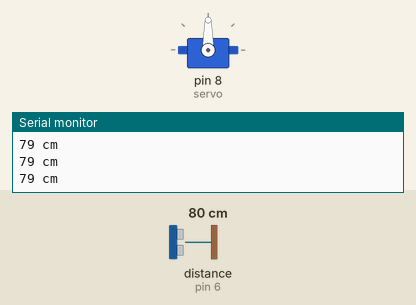
A sketch run on a simulated Arduino Uno, built with avr-gcc and run on an emulated ATmega328P. On the bench: servo, the last lines printed to the serial monitor. Wiring (inferred from the names in the program): ultrasonic range finder: trigger pin 7; echo pin 6. The test bench sets the inputs (shaded band); at power-on: distance to the obstacle (sensor on pin 6) 80 cm. The echo pulse lasts 58.3 µs per cm.

Above: at 1.2 s.
1.3 s: distance to the obstacle (sensor on pin 6) set to 2 cm
At 2.4 s:
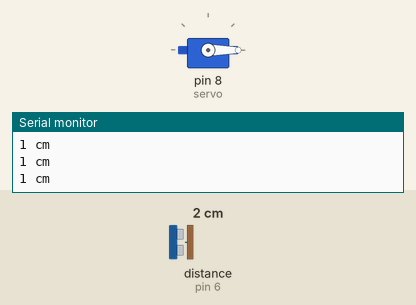
2.8 s: distance to the obstacle (sensor on pin 6) set to 9 cm
At 3.8 s:
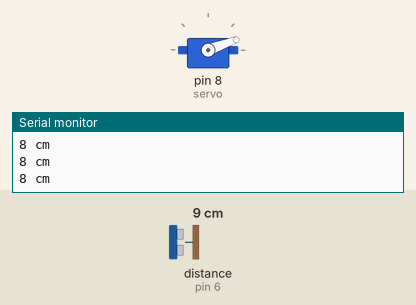
4.3 s: distance to the obstacle (sensor on pin 6) set to 18 cm
At 5.4 s:
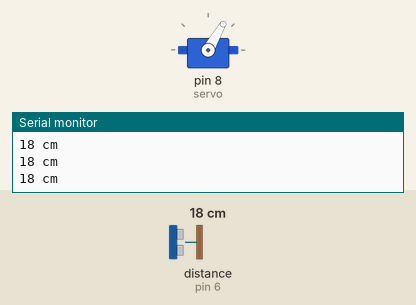
5.8 s: distance to the obstacle (sensor on pin 6) set to 35 cm
At 7.2 s:
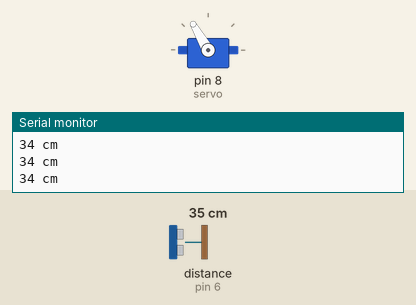
7.5 s: distance to the obstacle (sensor on pin 6) set to 12 cm
At 8.4 s:
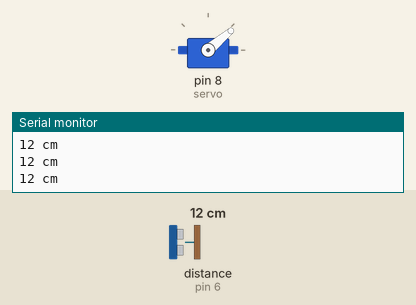
9.0 s: distance to the obstacle (sensor on pin 6) set to 4 cm
At 10.0 s:
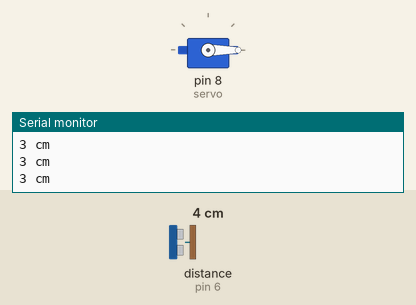
Timing chart, 0 to 11.5 s (numbered marks = the images above; inputs shaded):
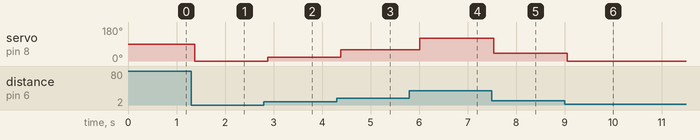

Measured:
- after the input at 1.3 s, servo on pin 8 (servo): 90° → 0° after 0.07 s
- after the input at 2.8 s, servo on pin 8 (servo): 0° → 20° after 0.08 s
- after the input at 4.3 s, servo on pin 8 (servo): 20° → 60° after 0.09 s
- after the input at 5.8 s, servo on pin 8 (servo): 60° → 120° after 0.21 s
- after the input at 7.5 s, servo on pin 8 (servo): 120° → 40° at once
- after the input at 9.0 s, servo on pin 8 (servo): 40° → 0° after 0.05 s

The sketch:

Code_Sensor_Jarak_dan_Suara.ino
```cpp
#include <Servo.h>
#define trigPin 7

#define echoPin 6
int maximumRange = 500; //kebutuhan akan maksimal range
int minimumRange = 0; //kebutuhan akan minimal range
long duration, distance; //waktu untuk kalkulasi jarak
const int Transistor = 10;
Servo servo;

void setup()

{

Serial.begin (9600);

pinMode(trigPin, OUTPUT);

pinMode(echoPin, INPUT);

servo.attach(8);

}

void loop()

{

long duration, distance;

digitalWrite(trigPin, LOW);

delayMicroseconds(2);

digitalWrite(trigPin, HIGH);

delayMicroseconds(10);

digitalWrite(trigPin, LOW);

duration = pulseIn(echoPin, HIGH);

distance = duration/58.2;

if (distance < 5)
{servo.write(0);
delay(15);
}
else if (distance > 5 && distance <10)

{servo.write(20);
delay(15);
}
else if (distance > 10 && distance < 15 )
{servo.write(40);
delay(15);
}
else if (distance >15 && distance < 20)
{servo.write(60);
delay(15);
}
else if (distance >20 && distance < 25)
{servo.write(80);
delay(15);
}
else if (distance >25 && distance < 30)
{servo.write(100);
delay(15);
}
else if (distance >30 && distance < 35)
{servo.write(120);
delay(15);
}
else if (distance >35 && distance < 40)
{servo.write(140);
delay(15);
}
else if (distance >40 && distance < 45)
{servo.write(160);
delay(15);
}
else if (distance >45 && distance < 50)
{servo.write(165);
delay(15);
}

Serial.print(distance);
Serial.println(" cm");


delay(100);

}
```
